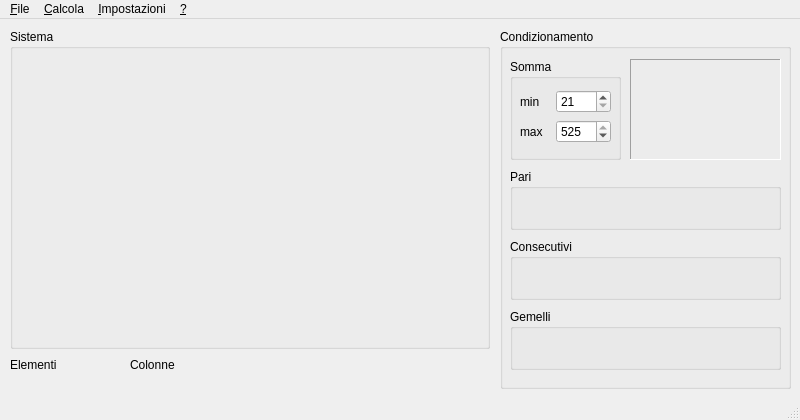
<?xml version="1.0" encoding="UTF-8"?>
<ui version="4.0">
 <class>QtSEnaMainWindow</class>
 <widget class="QMainWindow" name="QtSEnaMainWindow">
  <property name="geometry">
   <rect>
    <x>0</x>
    <y>0</y>
    <width>800</width>
    <height>420</height>
   </rect>
  </property>
  <property name="windowTitle">
   <string>Qt SuperEnalotto</string>
  </property>
  <widget class="QWidget" name="centralwidget">
   <widget class="QGroupBox" name="numbersGridBox">
    <property name="geometry">
     <rect>
      <x>10</x>
      <y>10</y>
      <width>480</width>
      <height>320</height>
     </rect>
    </property>
    <property name="title">
     <string>Sistema</string>
    </property>
   </widget>
   <widget class="QGroupBox" name="condizionamentoBox">
    <property name="geometry">
     <rect>
      <x>500</x>
      <y>10</y>
      <width>291</width>
      <height>360</height>
     </rect>
    </property>
    <property name="title">
     <string>Condizionamento</string>
    </property>
    <widget class="QGroupBox" name="sommaBox">
     <property name="geometry">
      <rect>
       <x>10</x>
       <y>30</y>
       <width>111</width>
       <height>101</height>
      </rect>
     </property>
     <property name="title">
      <string>Somma</string>
     </property>
     <widget class="QWidget" name="horizontalLayoutWidget">
      <property name="geometry">
       <rect>
        <x>10</x>
        <y>30</y>
        <width>91</width>
        <height>26</height>
       </rect>
      </property>
      <layout class="QHBoxLayout" name="minSumLayout">
       <item>
        <widget class="QLabel" name="minSumLabel">
         <property name="text">
          <string>min</string>
         </property>
        </widget>
       </item>
       <item>
        <widget class="QSpinBox" name="minSum">
         <property name="minimumSize">
          <size>
           <width>55</width>
           <height>0</height>
          </size>
         </property>
         <property name="maximumSize">
          <size>
           <width>55</width>
           <height>16777215</height>
          </size>
         </property>
         <property name="minimum">
          <number>21</number>
         </property>
         <property name="maximum">
          <number>525</number>
         </property>
        </widget>
       </item>
      </layout>
     </widget>
     <widget class="QWidget" name="horizontalLayoutWidget_2">
      <property name="geometry">
       <rect>
        <x>10</x>
        <y>60</y>
        <width>91</width>
        <height>26</height>
       </rect>
      </property>
      <layout class="QHBoxLayout" name="maxSumLayout">
       <item>
        <widget class="QLabel" name="maxSumLabel">
         <property name="text">
          <string>max</string>
         </property>
        </widget>
       </item>
       <item>
        <widget class="QSpinBox" name="maxSum">
         <property name="minimumSize">
          <size>
           <width>55</width>
           <height>0</height>
          </size>
         </property>
         <property name="maximumSize">
          <size>
           <width>55</width>
           <height>16777215</height>
          </size>
         </property>
         <property name="minimum">
          <number>21</number>
         </property>
         <property name="maximum">
          <number>525</number>
         </property>
         <property name="value">
          <number>525</number>
         </property>
        </widget>
       </item>
      </layout>
     </widget>
    </widget>
    <widget class="QGroupBox" name="pariBox">
     <property name="geometry">
      <rect>
       <x>10</x>
       <y>140</y>
       <width>271</width>
       <height>61</height>
      </rect>
     </property>
     <property name="title">
      <string>Pari</string>
     </property>
    </widget>
    <widget class="QGroupBox" name="consecutiviBox">
     <property name="geometry">
      <rect>
       <x>10</x>
       <y>210</y>
       <width>271</width>
       <height>61</height>
      </rect>
     </property>
     <property name="title">
      <string>Consecutivi</string>
     </property>
    </widget>
    <widget class="QGroupBox" name="gemelliBox">
     <property name="geometry">
      <rect>
       <x>10</x>
       <y>280</y>
       <width>271</width>
       <height>61</height>
      </rect>
     </property>
     <property name="title">
      <string>Gemelli</string>
     </property>
    </widget>
    <widget class="QLabel" name="risultatoLabel">
     <property name="geometry">
      <rect>
       <x>130</x>
       <y>30</y>
       <width>151</width>
       <height>101</height>
      </rect>
     </property>
     <property name="frameShape">
      <enum>QFrame::Panel</enum>
     </property>
     <property name="frameShadow">
      <enum>QFrame::Sunken</enum>
     </property>
     <property name="text">
      <string/>
     </property>
     <property name="textFormat">
      <enum>Qt::RichText</enum>
     </property>
    </widget>
   </widget>
   <widget class="QWidget" name="horizontalLayoutWidget_3">
    <property name="geometry">
     <rect>
      <x>10</x>
      <y>330</y>
      <width>111</width>
      <height>31</height>
     </rect>
    </property>
    <layout class="QHBoxLayout" name="layoutElementi">
     <item>
      <widget class="QLabel" name="elementiLabel">
       <property name="text">
        <string>Elementi</string>
       </property>
      </widget>
     </item>
    </layout>
   </widget>
   <widget class="QWidget" name="horizontalLayoutWidget_4">
    <property name="geometry">
     <rect>
      <x>130</x>
      <y>330</y>
      <width>361</width>
      <height>31</height>
     </rect>
    </property>
    <layout class="QHBoxLayout" name="layoutColonne">
     <item>
      <widget class="QLabel" name="colonneLabel">
       <property name="text">
        <string>Colonne</string>
       </property>
      </widget>
     </item>
    </layout>
   </widget>
  </widget>
  <widget class="QMenuBar" name="menubar">
   <property name="geometry">
    <rect>
     <x>0</x>
     <y>0</y>
     <width>800</width>
     <height>21</height>
    </rect>
   </property>
   <widget class="QMenu" name="menuFile">
    <property name="title">
     <string>&amp;File</string>
    </property>
    <addaction name="actionApri"/>
    <addaction name="actionSalva"/>
    <addaction name="separator"/>
    <addaction name="actionEsci"/>
   </widget>
   <widget class="QMenu" name="menu_Calcola">
    <property name="title">
     <string>&amp;Calcola</string>
    </property>
    <addaction name="actionSistema"/>
    <addaction name="separator"/>
    <addaction name="actionIntegrale"/>
    <addaction name="actionG5"/>
    <addaction name="actionG4"/>
    <addaction name="actionG3"/>
   </widget>
   <widget class="QMenu" name="menuImpostazioni">
    <property name="title">
     <string>&amp;Impostazioni</string>
    </property>
    <addaction name="actionPreferenze"/>
   </widget>
   <widget class="QMenu" name="menu">
    <property name="title">
     <string>&amp;?</string>
    </property>
   </widget>
   <addaction name="menuFile"/>
   <addaction name="menu_Calcola"/>
   <addaction name="menuImpostazioni"/>
   <addaction name="menu"/>
  </widget>
  <widget class="QStatusBar" name="statusbar"/>
  <action name="actionApri">
   <property name="text">
    <string>&amp;Apri Sistema</string>
   </property>
   <property name="shortcut">
    <string>Ctrl+A</string>
   </property>
  </action>
  <action name="actionSalva">
   <property name="text">
    <string>&amp;Salva Sistema</string>
   </property>
   <property name="shortcut">
    <string>Ctrl+S</string>
   </property>
  </action>
  <action name="actionEsci">
   <property name="text">
    <string>&amp;Esci</string>
   </property>
   <property name="shortcut">
    <string>Ctrl+E</string>
   </property>
  </action>
  <action name="actionIntegrale">
   <property name="checkable">
    <bool>true</bool>
   </property>
   <property name="text">
    <string>&amp;Integrale</string>
   </property>
   <property name="shortcut">
    <string>Ctrl+I</string>
   </property>
  </action>
  <action name="actionPreferenze">
   <property name="text">
    <string>&amp;Preferenze</string>
   </property>
  </action>
  <action name="actionSistema">
   <property name="text">
    <string>&amp;Calcola Sistema</string>
   </property>
   <property name="shortcut">
    <string>Ctrl+C</string>
   </property>
  </action>
  <action name="actionG5">
   <property name="checkable">
    <bool>true</bool>
   </property>
   <property name="text">
    <string>G&amp;5</string>
   </property>
   <property name="shortcut">
    <string>Ctrl+5</string>
   </property>
  </action>
  <action name="actionG4">
   <property name="checkable">
    <bool>true</bool>
   </property>
   <property name="text">
    <string>G&amp;4</string>
   </property>
   <property name="shortcut">
    <string>Ctrl+4</string>
   </property>
  </action>
  <action name="actionG3">
   <property name="checkable">
    <bool>true</bool>
   </property>
   <property name="text">
    <string>G&amp;3</string>
   </property>
   <property name="shortcut">
    <string>Ctrl+3</string>
   </property>
  </action>
 </widget>
 <resources/>
 <connections>
  <connection>
   <sender>actionEsci</sender>
   <signal>triggered()</signal>
   <receiver>QtSEnaMainWindow</receiver>
   <slot>close()</slot>
   <hints>
    <hint type="sourcelabel">
     <x>-1</x>
     <y>-1</y>
    </hint>
    <hint type="destinationlabel">
     <x>399</x>
     <y>299</y>
    </hint>
   </hints>
  </connection>
 </connections>
</ui>
